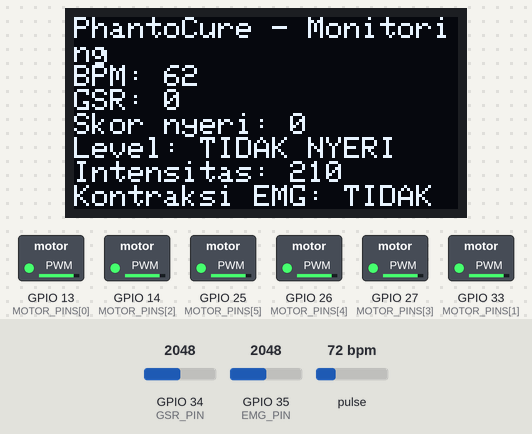
The sketch below on a simulated ESP32. Parts: 128×64 one-colour display, switched loads named in the sketch (green lamp = pin HIGH). The test bench sets the inputs (shaded band); at power-on: GPIO 34 (GSR_PIN) = 2048, GPIO 35 (EMG_PIN) = 2048, pulse 72 bpm. What the sketch prints to the serial monitor is not drawn.

Above: at 19.86 s.
20.3 s: GPIO 34 (GSR_PIN) set to 2181
At 20.9 s:
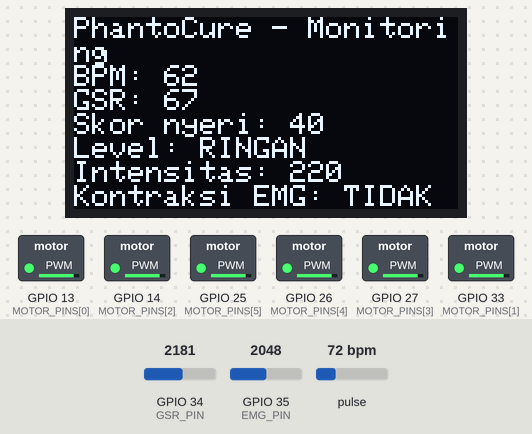
23.3 s: GPIO 34 (GSR_PIN) set to 2211
At 24.8 s:
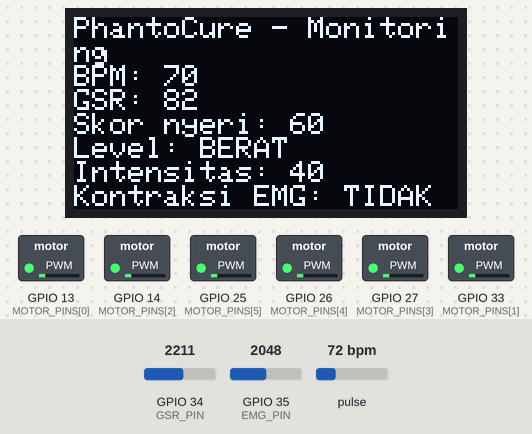
25.0 s: GPIO 35 (EMG_PIN) set to 2126
26.8 s: GPIO 35 (EMG_PIN) set to 2227
At 27.5 s:
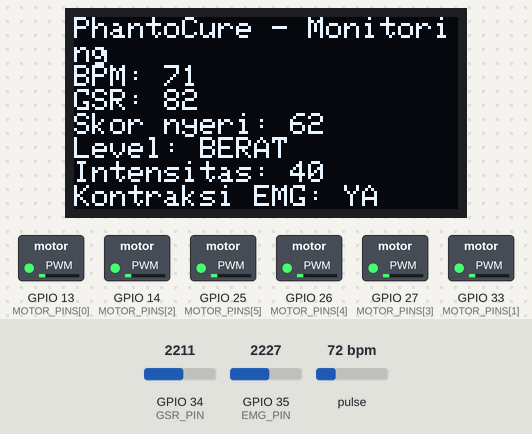
28.6 s: pulse set to 42 bpm
At 31.0 s:
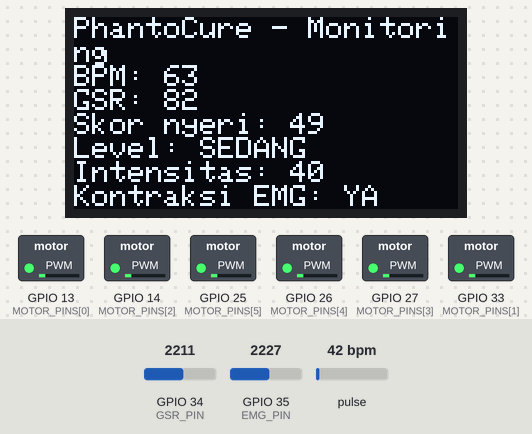
31.6 s: GPIO 34 (GSR_PIN) set to 2047
At 33.9 s:
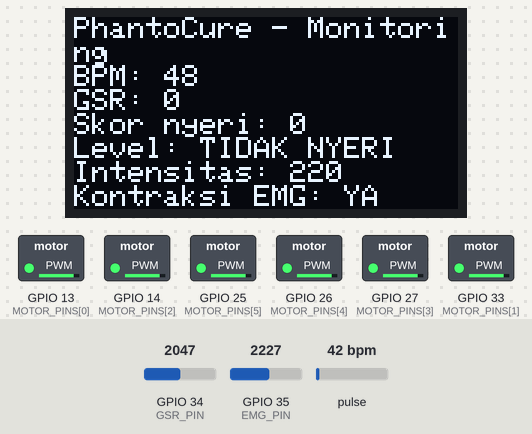
Timing chart, 0 to 34.3 s (numbered marks = the images above; inputs shaded):
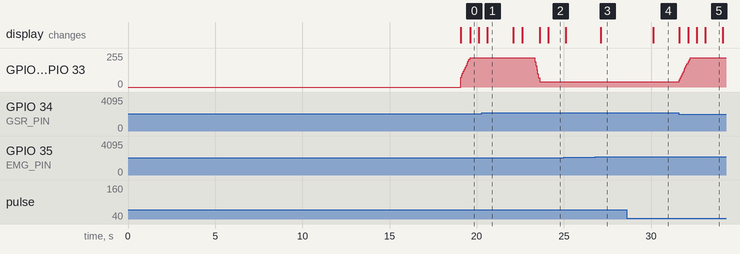

Measured:
- the behaviour switches between 2210 and 2211 on GPIO 34 (GSR_PIN) (found by bisection; images 1 and 2)
- the behaviour switches between 2198 and 2199 on GPIO 35 (EMG_PIN) (found by bisection; images 2 and 3)
- after the input at 23.3 s, GPIO 13 (MOTOR_PINS[0]), GPIO 14 (MOTOR_PINS[2]), GPIO 25 (MOTOR_PINS[5]), GPIO 26 (MOTOR_PINS[4]), GPIO 27 (MOTOR_PINS[3]), GPIO 33 (MOTOR_PINS[1]): 219/255 → 70/255 at once, → 40/255 0.29 s later; the display: first changes after 0.32 s (image 2 shows a later state)
- after the input at 26.8 s, the display: changes after 0.32 s (image 3)
- after the input at 28.6 s, the display: changes after 1.5 s (image 4)
- after the input at 31.6 s, GPIO 13 (MOTOR_PINS[0]), GPIO 14 (MOTOR_PINS[2]), GPIO 25 (MOTOR_PINS[5]), GPIO 26 (MOTOR_PINS[4]), GPIO 27 (MOTOR_PINS[3]), GPIO 33 (MOTOR_PINS[1]): moves from 40/255 to 219/255 over 0.61 s, starting at once; the display: first differs from a run without the input after 0.53 s (image 5 shows a later state)
- what the display in image 0 shows lasts 0.5 s, from 19.6 s to 20.1 s

The sketch:

code.ino
```cpp
/*
  PhantoCure - Sistem Vibrotactile Closed-Loop untuk Terapi Phantom Limb Pain
  ---------------------------------------------------------------------------
  Prototipe KTI - ESP32
  Fungsi:
    1. Membaca sinyal GSR (nyeri/arousal) dan PPG (BPM, indikator stres)
    2. Membaca sinyal EMG (deteksi kontraksi otot residual limb sederhana)
    3. Menghitung skor nyeri komposit (0-100)
    4. Mengontrol 6 motor vibrasi (PWM) di titik pemetaan phantom hand
       -> intensitas naik/turun otomatis mengikuti skor nyeri
    5. Menampilkan status di OLED SSD1306

  Library yang perlu di-install (Arduino Library Manager):
    - SparkFun MAX3010x Pulse and Proximity Sensor Library
    - Adafruit SSD1306
    - Adafruit GFX Library
*/

#include <Wire.h>
#include <Adafruit_GFX.h>
#include <Adafruit_SSD1306.h>
#include "MAX30105.h"
#include "heartRate.h"

// ---------- KONFIGURASI PIN ----------
// Motor vibrasi (PWM) - 6 channel, tempatkan di titik pemetaan phantom hand
// Catatan: GPIO12 adalah strapping pin ESP32 (boot mode) - diganti ke GPIO33
// agar tidak berisiko mengganggu proses boot saat rangkaian motor terpasang.
const int MOTOR_PINS[6] = {13, 33, 14, 27, 26, 25};
const int NUM_MOTORS = 6;

// PWM channel ESP32 (LEDC)
const int PWM_FREQ = 5000;
const int PWM_RESOLUTION = 8; // 0-255

// Sensor analog
// EMG_PIN kompatibel dengan sensor EMG generik (breakout module),
// AD8232, atau rakitan INA128/INA333 - semuanya sama-sama output
// sinyal analog tunggal yang dibaca lewat ADC, jadi tidak perlu
// ubah kode apapun di updateEMG() saat ganti jenis sensor.
const int GSR_PIN = 34;   // ADC1
const int EMG_PIN = 35;   // ADC1

// OLED
#define SCREEN_WIDTH 128
#define SCREEN_HEIGHT 64
#define OLED_ADDR 0x3C
Adafruit_SSD1306 display(SCREEN_WIDTH, SCREEN_HEIGHT, &Wire, -1);

// PPG sensor
MAX30105 particleSensor;

// ---------- VARIABEL GLOBAL ----------
float gsrBaseline = 0;
long lastBeat = 0;
float bpm = 0;
const byte RATE_SIZE = 4;
byte rates[RATE_SIZE];
byte rateSpot = 0;

// EMG
const int EMG_WINDOW_MS = 200;
unsigned long lastEmgWindow = 0;
float emgBuffer[64];
int emgIndex = 0;
float emgMAV = 0;

// Skor nyeri
float painScore = 0; // 0-100
// 4 tingkat, dikalibrasi mengikuti cutpoint klinis NRS Serlin dkk. (1995):
// NRS 0=tidak nyeri, 1-4=ringan, 5-6=sedang, 7-10=berat -> diskalakan x10 ke 0-100
enum PainLevel { TIDAK_NYERI, RINGAN, SEDANG, BERAT };
PainLevel currentLevel = TIDAK_NYERI;

// Baseline BPM personal, diisi saat kalibrasi di setup()
float bpmBaseline = 0;

// Intensitas stimulasi saat ini (0-255 per motor)
int stimIntensity = 60; // mulai dari intensitas rendah, naik bertahap

// Timing
unsigned long lastSampleTime = 0;
const unsigned long SAMPLE_INTERVAL = 50; // ms, sesuai sliding window paper (50ms)

unsigned long lastDisplayUpdate = 0;
const unsigned long DISPLAY_INTERVAL = 500;

// ---------- SETUP ----------
void setup() {
  Serial.begin(115200);
  Wire.begin(21, 22); // SDA, SCL

  // Setup motor PWM (API baru ESP32 Arduino Core 3.x: ledcAttach langsung
  // ke pin, tanpa perlu channel terpisah seperti ledcSetup/ledcAttachPin lama)
  for (int i = 0; i < NUM_MOTORS; i++) {
    ledcAttach(MOTOR_PINS[i], PWM_FREQ, PWM_RESOLUTION);
    ledcWrite(MOTOR_PINS[i], 0); // mati dulu di awal
  }

  // Setup OLED
  if (!display.begin(SSD1306_SWITCHCAPVCC, OLED_ADDR)) {
    Serial.println("OLED gagal diinisialisasi");
  }
  display.clearDisplay();
  display.setTextColor(SSD1306_WHITE);
  display.setTextSize(1);
  display.setCursor(0, 0);
  display.println("PhantoCure v1.0");
  display.println("Inisialisasi...");
  display.display();

  // Setup MAX30102
  if (!particleSensor.begin(Wire, I2C_SPEED_FAST)) {
    Serial.println("MAX30102 tidak terdeteksi. Cek wiring.");
  } else {
    particleSensor.setup(); // konfigurasi default (LED brightness, sample rate, dst)
    particleSensor.setPulseAmplitudeRed(0x0A);
    particleSensor.setPulseAmplitudeGreen(0);
  }

  // Kalibrasi baseline GSR (diam selama 3 detik saat start)
  Serial.println("Kalibrasi GSR baseline, jangan bergerak...");
  long sum = 0;
  for (int i = 0; i < 30; i++) {
    sum += analogRead(GSR_PIN);
    delay(100);
  }
  gsrBaseline = sum / 30.0;
  Serial.print("Baseline GSR: ");
  Serial.println(gsrBaseline);

  // Kalibrasi baseline BPM (diam selama ~15 detik agar PPG sempat
  // mendeteksi beberapa detak yang stabil)
  Serial.println("Kalibrasi BPM baseline, jangan bergerak...");
  long bpmSum = 0;
  int bpmSamples = 0;
  unsigned long calibStart = millis();
  while (millis() - calibStart < 15000) {
    updatePPG(); // fungsi ini mengisi variabel global 'bpm' saat detak terdeteksi
    if (bpm > 0) {
      bpmSum += bpm;
      bpmSamples++;
    }
    delay(50);
  }
  bpmBaseline = (bpmSamples > 0) ? (bpmSum / (float)bpmSamples) : 75.0; // fallback 75 jika gagal deteksi
  Serial.print("Baseline BPM: ");
  Serial.println(bpmBaseline);

  delay(1000);
}

// ---------- FUNGSI: BACA GSR ----------
float readGSR() {
  int raw = analogRead(GSR_PIN); // 0-4095 (ADC 12-bit ESP32)
  // Normalisasi terhadap baseline -> makin tinggi dari baseline = makin "aroused"
  float delta = raw - gsrBaseline;
  float normalized = constrain(delta / 200.0 * 100.0, 0, 100); // skala 0-100, sesuaikan pembagi setelah kalibrasi riil
  return normalized;
}

// ---------- FUNGSI: BACA PPG / BPM ----------
void updatePPG() {
  long irValue = particleSensor.getIR();

  if (checkForBeat(irValue)) {
    long delta = millis() - lastBeat;
    lastBeat = millis();

    float beatsPerMinute = 60000.0 / delta;

    if (beatsPerMinute < 255 && beatsPerMinute > 20) {
      rates[rateSpot++] = (byte)beatsPerMinute;
      rateSpot %= RATE_SIZE;

      int total = 0;
      for (byte i = 0; i < RATE_SIZE; i++) total += rates[i];
      bpm = total / RATE_SIZE;
    }
  }
}

// ---------- FUNGSI: BACA EMG (fitur MAV sederhana) ----------
float emgSmoothed = 0;
const float EMG_ALPHA = 0.3; // faktor smoothing EMA, 0-1 (lebih kecil = lebih halus)

void updateEMG() {
  int raw = analogRead(EMG_PIN);
  float centered = abs(raw - 2048); // pusatkan di titik tengah ADC 12-bit

  // Exponential moving average - meredam noise dari sensor EMG generik
  // sebelum masuk ke perhitungan MAV. Jika sinyal terlalu lemah/kuat,
  // atur dulu trimmer gain fisik di modul sensor, baru sesuaikan EMG_ALPHA.
  emgSmoothed = (EMG_ALPHA * centered) + ((1 - EMG_ALPHA) * emgSmoothed);

  if (emgIndex < 64) {
    emgBuffer[emgIndex++] = emgSmoothed;
  }

  if (millis() - lastEmgWindow >= EMG_WINDOW_MS) {
    // Hitung Mean Absolute Value (MAV) dari window
    float sum = 0;
    for (int i = 0; i < emgIndex; i++) sum += emgBuffer[i];
    emgMAV = (emgIndex > 0) ? (sum / emgIndex) : 0;

    emgIndex = 0;
    lastEmgWindow = millis();
  }
}

// deteksi kontraksi sederhana berbasis threshold (bukan LDA penuh, untuk prototipe cepat)
bool isMuscleContracting() {
  const float THRESHOLD = 150.0; // sesuaikan setelah kalibrasi dengan sinyal riil
  return emgMAV > THRESHOLD;
}

// ---------- FUNGSI: HITUNG SKOR NYERI KOMPOSIT ----------
float computePainScore(float gsrNorm, float bpmValue) {
  // Normalisasi BPM berbasis %kenaikan dari baseline PERSONAL (bukan angka
  // absolut), karena resting heart rate berbeda-beda antar individu (normal
  // klinis 60-100 BPM). %kenaikan dihitung relatif terhadap bpmBaseline
  // hasil kalibrasi di setup().
  float percentIncrease = 0;
  if (bpmBaseline > 0) {
    percentIncrease = ((bpmValue - bpmBaseline) / bpmBaseline) * 100.0;
  }

  // Pembagi 30 dipilih karena mendekati batas atas rata-rata kenaikan BPM
  // yang dilaporkan pada nyeri akut (~29%) dalam literatur nyeri-kardiovaskular.
  float bpmNorm = constrain(percentIncrease / 30.0 * 100.0, 0, 100);

  // Pembobotan: GSR 60%, BPM 40% (GSR literatur lebih kuat sbg indikator nyeri tunggal)
  float score = (0.6 * gsrNorm) + (0.4 * bpmNorm);
  return constrain(score, 0, 100);
}

// Klasifikasi 4 tingkat, dikalibrasi mengikuti cutpoint klinis NRS
// Serlin dkk. (1995): tidak nyeri=0, ringan=1-4, sedang=5-6, berat=7-10
// pada skala NRS 0-10, diskalakan x10 menjadi skor komposit 0-100.
PainLevel classifyPain(float score) {
  if (score < 10) return TIDAK_NYERI; // setara NRS 0
  if (score < 40) return RINGAN;      // setara NRS 1-4
  if (score < 60) return SEDANG;      // setara NRS 5-6
  return BERAT;                        // setara NRS 7-10
}

// ---------- FUNGSI: KONTROL INTENSITAS STIMULASI (CLOSED LOOP) ----------
void updateStimulation(PainLevel level) {
  const int STEP = 15;
  const int MIN_INTENSITY = 40;   // jangan pernah 0 total kalau sesi aktif, agar transisi halus
  const int MAX_INTENSITY = 220;  // batas aman, jangan sampai 255 (motor bisa terlalu kuat/panas)

  switch (level) {
    case TIDAK_NYERI:
    case RINGAN:
      // toleransi baik -> boleh naik bertahap (memperkuat persepsi phantom hand)
      stimIntensity = min(stimIntensity + STEP, MAX_INTENSITY);
      break;
    case SEDANG:
      // pertahankan level saat ini, jangan naikkan dulu
      break;
    case BERAT:
      // indikasi tidak nyaman -> turunkan segera (mode proteksi)
      stimIntensity = max(stimIntensity - STEP * 2, MIN_INTENSITY);
      break;
  }

  // Terapkan ke semua motor (bisa dikembangkan jadi pola berbeda per motor sesuai peta phantom hand)
  for (int i = 0; i < NUM_MOTORS; i++) {
    ledcWrite(MOTOR_PINS[i], stimIntensity);
  }
}

// ---------- FUNGSI: TAMPILKAN DI OLED ----------
void updateDisplay() {
  display.clearDisplay();
  display.setCursor(0, 0);
  display.println("PhantoCure - Monitoring");
  display.print("BPM: "); display.println(bpm, 0);
  display.print("GSR: "); display.println(readGSR(), 0);
  display.print("Skor nyeri: "); display.println(painScore, 0);

  display.print("Level: ");
  switch (currentLevel) {
    case TIDAK_NYERI: display.println("TIDAK NYERI"); break;
    case RINGAN: display.println("RINGAN"); break;
    case SEDANG: display.println("SEDANG"); break;
    case BERAT: display.println("BERAT"); break;
  }

  display.print("Intensitas: "); display.println(stimIntensity);
  display.print("Kontraksi EMG: ");
  display.println(isMuscleContracting() ? "YA" : "TIDAK");

  display.display();
}

// ---------- LOOP UTAMA ----------
void loop() {
  updatePPG();
  updateEMG();

  if (millis() - lastSampleTime >= SAMPLE_INTERVAL) {
    lastSampleTime = millis();

    float gsrNorm = readGSR();
    painScore = computePainScore(gsrNorm, bpm);
    currentLevel = classifyPain(painScore);

    updateStimulation(currentLevel);

    // Logging ke Serial untuk pencatatan data (bisa disalin ke CSV untuk laporan KTI)
    Serial.print(millis()); Serial.print(",");
    Serial.print(gsrNorm); Serial.print(",");
    Serial.print(bpm); Serial.print(",");
    Serial.print(painScore); Serial.print(",");
    Serial.print(stimIntensity); Serial.print(",");
    Serial.println(isMuscleContracting() ? 1 : 0);
  }

  if (millis() - lastDisplayUpdate >= DISPLAY_INTERVAL) {
    lastDisplayUpdate = millis();
    updateDisplay();
  }
}
```
